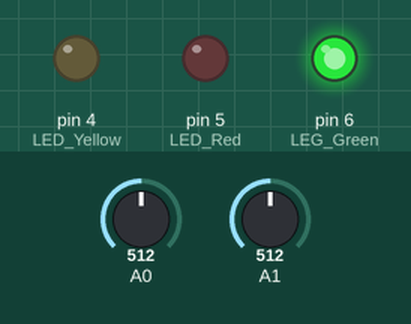
Recording of a sketch running on a simulated Arduino Uno, built with avr-gcc and run on an emulated ATmega328P. Shown: output pins drawn as LEDs (lit = HIGH). Dashed ring = blinking. The test bench sets the inputs (shaded band); at power-on: A0 = 512, A1 = 512. What the sketch prints to the serial monitor is not drawn.

Above: at 0.1 s.
At 1.3 s:
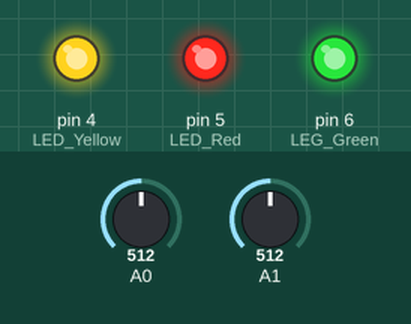
At 5.4 s:
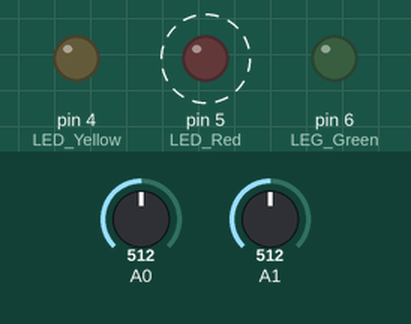
5.5 s: A0 set to 716
7.5 s: A1 set to 716
9.6 s: A0 set to 900
11.7 s: A1 set to 900
Timing chart, 0 to 14.8 s (numbered marks = the images above; inputs shaded):
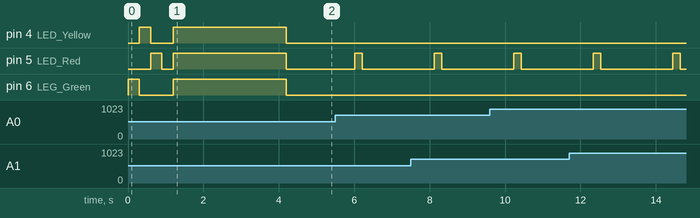

The sketch:

Jetboat_transmitter.ino
```cpp
// (licence header left out)
unsigned long timer;
int bat_voltage, throttle, LRThrottle, watchdog;
int last_throttle = 1000, last_LRThrottle = 1500;
int data_receive[5];
byte first_receive, first_receive_counter;
int f1 = 250, f2 = 251, f3 = 252;


void setup() {
  Serial.begin(9600); //Start serial port @ 9600bps

  pinMode(4, OUTPUT); //LED Yellow
  pinMode(5, OUTPUT); //LED Red
  pinMode(6, OUTPUT); //LEG Green

  //Startup LED blink.
  digitalWrite(6, HIGH);
  delay(300);
  digitalWrite(6, LOW);
  digitalWrite(4, HIGH);
  delay(300);
  digitalWrite(4, LOW);
  digitalWrite(5, HIGH);
  delay(300);
  digitalWrite(5, LOW);
  delay(300);
  digitalWrite(4, LOW);
  digitalWrite(6, LOW);

  //Check the battery voltage and display.
  bat_voltage = analogRead(2);
  if (bat_voltage > 240)digitalWrite(5, HIGH);
  if (bat_voltage > 260)digitalWrite(4, HIGH);
  if (bat_voltage > 270)digitalWrite(6, HIGH);

  //Wait 3 seconds and turn off the LED's.
  delay(3000);
  digitalWrite(4, LOW);
  digitalWrite(5, LOW);
  digitalWrite(6, LOW);

}
void loop() {
  //Blink the red LED when there is no connection with the receiver.
  if (first_receive == 0) {
    if (first_receive_counter < 20) {
      first_receive_counter ++;
      if (first_receive_counter == 19)digitalWrite(5, HIGH);
    }
    else {
      first_receive_counter = 0;
      digitalWrite(5, LOW);
    }
  }
  //Read the incomming data.
  if (Serial.available() > 0) {
    /*data_receive[4] = data_receive[3];
    data_receive[3] = data_receive[2];
    data_receive[2] = data_receive[1];
    data_receive[1] = data_receive[0];
    data_receive[0] =*/
    byte bat = (byte)Serial.read();
    /*Serial.println("\n\n");
    Serial.println(bat);
    Serial.println("\n\n");*/
    //Serial.println((byte)Serial.read());
    //Check serial data for valid battery voltage.
    if (true){// || data_receive[4] == 150 && data_receive[2] == 151 && data_receive[0] == 152) {
      if (true){// || data_receive[3] == data_receive[1]) {
        bat_voltage = bat;//data_receive[3];
      }
      first_receive = 1;  //Set first receive flag to 1.
      watchdog = 0;       //Reset the watchdog timer.
      //Display the battery voltage of the longboard.
      digitalWrite(4, LOW);
      if (bat_voltage > 86)digitalWrite(5, LOW);
      digitalWrite(6, LOW);
      if (bat_voltage > 96)digitalWrite(6, HIGH);
      else if (bat_voltage > 91)digitalWrite(4, HIGH);
      else if (bat_voltage > 86)digitalWrite(5, HIGH);
      else digitalWrite(5, !digitalRead(5));
    }
  }
  //Read the throttle potentiometer.
  throttle = analogRead(A1);
  LRThrottle = analogRead(A0);

  throttle = map(throttle, 0, 1023, 995, 2000);

  /*Serial.print("throttle origin: ");
  Serial.println(throttle);
  Serial.print("Last throttle: ");
  Serial.println(last_throttle);
  */

  if (!(abs(throttle - last_throttle) > 2))
    throttle = last_throttle;
  last_throttle = throttle;

  /*Serial.print("throttle current: ");
  Serial.println(throttle);
*/

  byte thr_high = throttle >> 8;
  byte thr_low = (byte)throttle;
  //Serial.println("back");
  //Serial.println((thr_high<<8) | thr_low);
  LRThrottle = map(LRThrottle, 0, 1023, 2000, 1000);

  /*Serial.print("LR throttle origin: ");
  Serial.println(LRThrottle);
  Serial.print("Last LR throttle: ");
  Serial.println(last_LRThrottle);
  */

  if (!(abs(LRThrottle - last_LRThrottle) > 18))
    LRThrottle = last_LRThrottle;
  last_LRThrottle = LRThrottle;

  /*Serial.print("LR throttle current: ");
  Serial.println(LRThrottle);
  Serial.println("==========================================");
  */

  byte thrLR_high = LRThrottle >> 8;
  byte thrLR_low = (byte)LRThrottle;


  //Send the throttle value to the longboard.
  Serial.write((byte*)&f1, 1);
  Serial.write((byte*)&thrLR_high, 1);
  Serial.write((byte*)&thrLR_low, 1);
  Serial.write((byte*)&f2, 1);
  Serial.write((byte*)&thr_high, 1);
  Serial.write((byte*)&thr_low, 1);
  Serial.write((byte*)&f3, 1);

  //Increment the watchdof timer.
  if (watchdog < 10)watchdog ++;
  //After one second of no valid data reset the first_receive flag and blink the red LED.
  if (watchdog == 10 && first_receive == 1) {
    first_receive = 0;
    digitalWrite(4, LOW);
    digitalWrite(5, LOW);
    digitalWrite(6, LOW);
  }
  //Wait 100ms for the next loop.
  delay(100);
}
```

Measured:
- by itself, pin 5 (LED_Red): alternates HIGH for 0.20 s and LOW for 1.9 s
